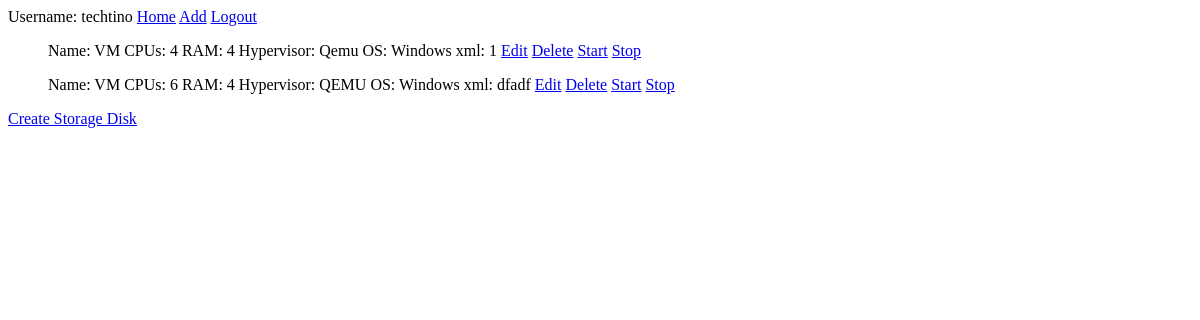
The page /manager/listing (signed in) on the database as committed earlier.
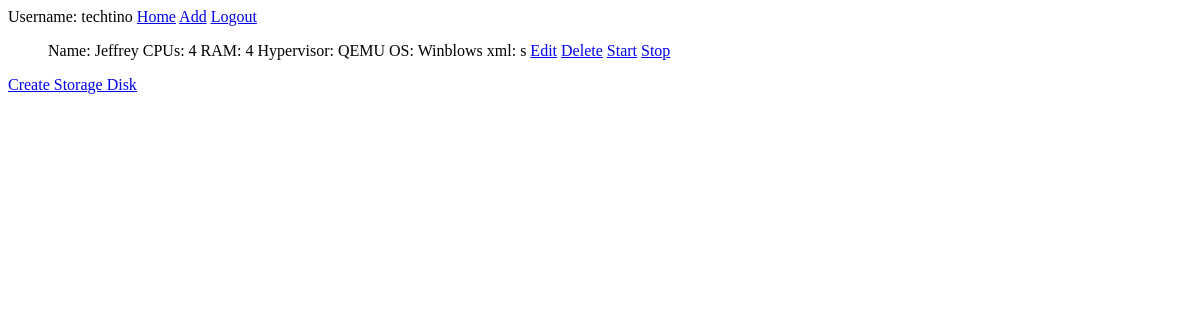
The same page on the database as committed later.
### manager/models.py (models this page shows, shortened)
class VM(models.Model):
    name = models.CharField(max_length=30)
    cpus = models.IntegerField()
    ram = models.IntegerField()
    hypervisor = models.CharField(max_length=30)
    os = models.CharField(max_length=30)
    xml = models.CharField(max_length=100)
    storage_disk = models.ForeignKey(StorageDisk, on_delete=models.CASCADE)

### manager/views.py (the view)
# urls.py: path('listing', views.listing, name='listing'),
@login_required
def listing(request):
    VM_list = VM.objects.order_by('id')[:40]
    template = loader.get_template('listing.html')
    username = request.user.get_username()
    context = {
        'VM_list': VM_list,
        'username': username,
    }
    return HttpResponse(template.render(context, request))

### manager/templates/listing.html
Username: {{username}} <a href="/manager/home">Home</a> <a href="/manager/add">Add</a> <a href="/accounts/logout">Logout</a>
{% if VM_list %}
    <ul>
    {% for vm in VM_list %}
        <p>Name: {{vm.name}} CPUs: {{vm.cpus}} RAM: {{vm.ram}} Hypervisor: {{vm.hypervisor}} OS: {{vm.os}} xml: {{vm.xml}} <a href="/manager/{{ vm.id }}/edit">Edit</a>  <a href="/manager/{{ vm.id }}/delete">Delete</a>  <a href="/manager/{{ vm.id }}/startVM">Start</a> <a href="/manager/{{ vm.id }}/stopVM">Stop</a></p>
    {% endfor %}
    </ul>
{% else %}
    <p>No VMs are available.</p>
{% endif %}
<a href="/manager/createDisk">Create Storage Disk</a>

Rows that differ between the two databases and show on the page:
removed VM: name "VM", cpus "4", ram "4", hypervisor "Qemu", os "Windows", xml "1"
removed VM: name "VM", cpus "6", ram "4", hypervisor "QEMU", os "Windows", xml "dfadf"
added VM: name "Jeffrey", cpus "4", ram "4", hypervisor "QEMU", os "Winblows", xml "s"
